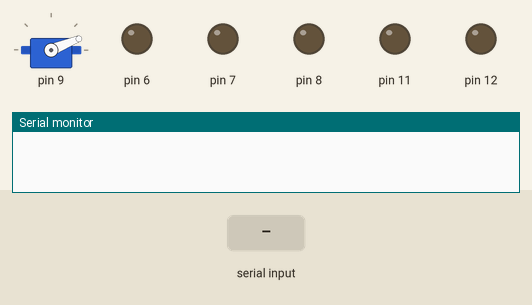
The sketch below on a simulated Arduino Uno, built with avr-gcc and run on an emulated ATmega328P. Shown: servo, output pins drawn as LEDs (lit = HIGH), the last lines printed to the serial monitor. Inputs (shaded band) come from the test bench. Pins used as bus, display or sensor lines are not drawn.

Above: at 2.8 s.
2.9 s: "1c" received over the second serial link
At 4.6 s:
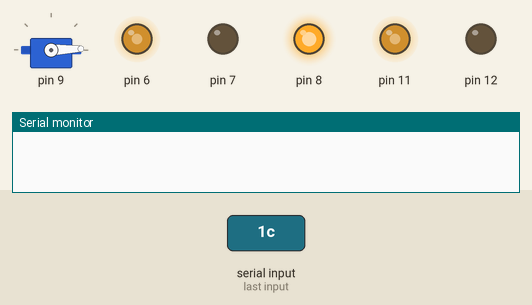
7.0 s: "3c" received over the second serial link
At 8.7 s:
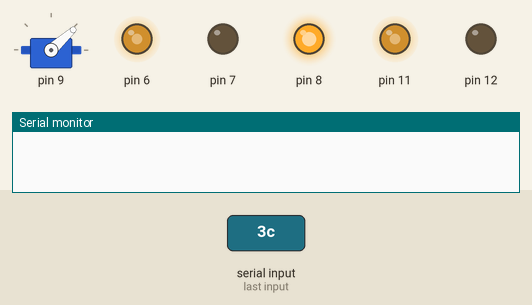
11.1 s: "0c" received over the second serial link
At 16.4 s:
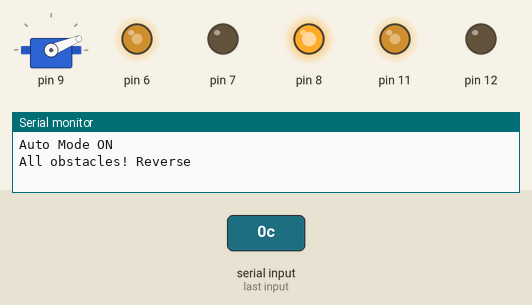
Timing chart, 0 to 21.2 s (numbered marks = the images above; inputs shaded):
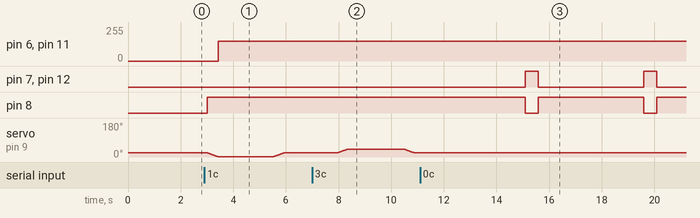

Measured:
- after the input at 2.9 s, pin 6, pin 11: 0/255 → 150/255 after 0.52 s; pin 8: LOW → HIGH after 0.10 s
- after the input at 7.0 s, servo on pin 9: rises from 22° to 42° in 0.38 s, then falls to 22° in 2.5 s
- after the input at 11.1 s, pin 7, pin 12: alternates HIGH for 0.50 s and LOW for 4.0 s, starting after 4.0 s; pin 8: alternates HIGH for 4.0 s and LOW for 0.50 s, starting after 4.0 s

The sketch:

TeamProject_RC_CAR_AUTODRIVE.ino
```cpp
#include "PCF8574.h"        // PCF8574 라이브러리
#include <Servo.h>          // Servo 라이브러리
#include <SoftwareSerial.h> // 소프트웨어 시리얼 라이브러리
#include <Wire.h>           // I2C 통신 라이브러리

/* 아두이노 보드 핀 설정 */
#define TXD 2                 // TXD 핀
#define RXD 3                 // RXD 핀
#define SPEED_L 6             // 좌측 모터 PWM 핀
#define DC_IN1_L 4            // 좌측 모터 IN1
#define DC_IN2_L 7            // 좌측 모터 IN2
#define SPEED_R 11            // 우측 모터 PWM 핀
#define DC_IN1_R 8            // 우측 모터 IN1
#define DC_IN2_R 12           // 우측 모터 IN2
#define PCF8574_ADDRESS 0x20  // PCF8574 I2C 주소

// 장애물 감지를 위한 임계값 (cm)
constexpr int OBSTACLE_THRESHOLD = 40;

/* PCF8574 확장 모듈 핀 설정 (초음파 센서) */
PCF8574 pcf(PCF8574_ADDRESS);
const int LEFTECHO  = 0;   // PCF8574 P0 (좌측 Echo)
const int LEFTTRIG  = 1;   // PCF8574 P1 (좌측 Trig)
const int RIGHTECHO = 2;   // PCF8574 P2 (우측 Echo)
const int RIGHTTRIG = 3;   // PCF8574 P3 (우측 Trig)
const int FRONTECHO = 4;   // PCF8574 P4 (전방 Echo)
const int FRONTTRIG = 5;   // PCF8574 P5 (전방 Trig)

/* ------------------------------------------------------------------
   1. 모터 제어 클래스 (MotorController)
------------------------------------------------------------------- */
class MotorController {
  int speedPinLeft, in1Left, in2Left;
  int speedPinRight, in1Right, in2Right;
public:
  MotorController(int spdL, int i1L, int i2L, int spdR, int i1R, int i2R)
    : speedPinLeft(spdL), in1Left(i1L), in2Left(i2L),
      speedPinRight(spdR), in1Right(i1R), in2Right(i2R) {}

  void begin() {
    pinMode(speedPinLeft, OUTPUT);
    pinMode(in1Left, OUTPUT);
    pinMode(in2Left, OUTPUT);
    pinMode(speedPinRight, OUTPUT);
    pinMode(in1Right, OUTPUT);
    pinMode(in2Right, OUTPUT);
  }

  // 모터 방향 설정 ('F': 전진, 'B': 후진, 'S': 정지)
  void setDirection(char dir) {
    switch (dir) {
      case 'F': // 전진
        digitalWrite(in1Left, HIGH);
        digitalWrite(in2Left, LOW);
        digitalWrite(in1Right, HIGH);
        digitalWrite(in2Right, LOW);
        break;
      case 'B': // 후진
        digitalWrite(in1Left, LOW);
        digitalWrite(in2Left, HIGH);
        digitalWrite(in1Right, LOW);
        digitalWrite(in2Right, HIGH);
        break;
      case 'S': // 정지
      default:
        digitalWrite(in1Left, LOW);
        digitalWrite(in2Left, LOW);
        digitalWrite(in1Right, LOW);
        digitalWrite(in2Right, LOW);
        break;
    }
  }

  // 모터 속도 설정 (0 ~ 255)
  void setSpeed(int speed) {
    analogWrite(speedPinLeft, speed);
    analogWrite(speedPinRight, speed);
  }
};

/* ------------------------------------------------------------------
   2. 서보 제어 클래스 (ServoController)
   - 이번에는 중앙을 90도로 설정, 좌측 회전은 70도, 우측 회전은 110도로 조향
------------------------------------------------------------------- */
class ServoController {
  Servo servo;
  int servoPin;
  int pos;  // 현재 서보 각도
  static const int centerPos = 22;
  static const int leftPos = 2;
  static const int rightPos = 42;
public:
  ServoController(int sPin) : servoPin(sPin), pos(centerPos) {}

  void begin() {
    servo.attach(servoPin);
    servo.write(pos);
  }

  // 부드러운 각도 이동 (delay 20ms)
  void setAngleSmoothly(int start, int end) {
    if (start < end) {
      for (int i = start; i <= end; i++) {
        servo.write(i);
        delay(20);
      }
    } else {
      for (int i = start; i >= end; i--) {
        servo.write(i);
        delay(20);
      }
    }
    pos = end;
  }

  // 중앙으로 복귀
  void center() {
    if (pos != centerPos) {
      setAngleSmoothly(pos, centerPos);
    }
  }

  // 좌측 회전: 70도로
  void turnLeft() {
    // if (pos != centerPos) {
    //   center();
    // }
    setAngleSmoothly(pos, leftPos);
  }

  // 우측 회전: 110도로
  void turnRight() {
    // if (pos != centerPos) {
    //   center();
    // }
    setAngleSmoothly(pos, rightPos);
  }
};

/* ------------------------------------------------------------------
   3. 초음파 센서 클래스 (UltrasonicSensor)
------------------------------------------------------------------- */
class UltrasonicSensor {
  PCF8574* pcfPtr;
  int trigPin;
  int echoPin;
public:
  UltrasonicSensor(PCF8574* pcf, int trig, int echo)
    : pcfPtr(pcf), trigPin(trig), echoPin(echo) {}

  // 거리 측정 (cm 단위)
  float getDistance() {
    pcfPtr->write(trigPin, HIGH);
    delayMicroseconds(10);
    pcfPtr->write(trigPin, LOW);

    unsigned long startTime = millis();
    // 타임아웃 1초
    while (pcfPtr->read(echoPin) == LOW) {
      if (millis() - startTime > 1000) return -1;
    }

    unsigned long pulseStart = micros();
    while (pcfPtr->read(echoPin) == HIGH) {
      if (millis() - startTime > 1000) return -1;
    }
    unsigned long pulseEnd = micros();

    long duration = pulseEnd - pulseStart;
    float distance = duration * 0.0343 / 2;
    return distance;
  }
};

/* ------------------------------------------------------------------
   4. RC카 제어 클래스 (RC_Car)
   - 블루투스 명령에 따라 수동 모드 또는 자동 모드를 실행
   - 자동 모드에서는 DC모터는 계속 전진하며, 초음파 센서 정보를 0.2초마다 받아 장애물에 따라 조향합니다.
------------------------------------------------------------------- */
class RC_Car {
  MotorController motor;
  ServoController servo;
  UltrasonicSensor sensorFront;
  UltrasonicSensor sensorLeft;
  UltrasonicSensor sensorRight;
  SoftwareSerial* btSerial;  // 블루투스 통신용 소프트웨어 시리얼
  int speed;                 // DC모터 속도
  int command;               // 수동 조종 명령 (1~9)
  bool autoMode;             // 자동 모드 여부 (false: RC카 모드, true: autoMode)
public:
  RC_Car(SoftwareSerial* serial)
    : motor(SPEED_L, DC_IN1_L, DC_IN2_L, SPEED_R, DC_IN1_R, DC_IN2_R),
      servo(9),
      sensorFront(&pcf, FRONTTRIG, FRONTECHO),
      sensorLeft(&pcf, LEFTTRIG, LEFTECHO),
      sensorRight(&pcf, RIGHTTRIG, RIGHTECHO),
      btSerial(serial),
      speed(150),
      command(5),
      autoMode(false)
  {}

  void begin() {
    motor.begin();
    servo.begin();
    // PCF8574 트리거 핀 LOW 설정
    pcf.write(LEFTTRIG, LOW);
    pcf.write(RIGHTTRIG, LOW);
    pcf.write(FRONTTRIG, LOW);
  }

  // 블루투스 명령 처리 및 모드 업데이트
  // 앱인벤터에서 0번 버튼이 터치되면 모드가 토글됩니다.
  void update() {
    if (btSerial->available()) {
      String btStr = btSerial->readStringUntil('c'); // 'c'까지 읽기
      int btNum = btStr.toInt();

      // 10 이상의 값은 속도 업데이트로 처리
      if (btNum > 9) {
        speed = btNum;
      }
      // 0번 명령: 모드 토글
      else if (btNum == 0) {
        autoMode = !autoMode;
        if (autoMode)
          Serial.println("Auto Mode ON");
        else
          Serial.println("RC-Car Mode ON");
        delay(200);  // 모드 전환 debounce용 짧은 딜레이
      }
      // 수동 명령 (1~9)은 autoMode가 아닐 때만 반영
      else if (!autoMode) {
        command = btNum;
        manualDrive(command);
      }
    }

    // 모드에 따라 실행
    if (autoMode) {
      autoDrive();
      delay(1000);  // 1초 주기로 센서 읽기 및 판단
    }
    else {
      // 수동 모드인 경우 주기적으로 명령 실행 (필요 시 delay 조정)
      delay(1000);
    }
  }

  // 수동 조종 함수 (이전 코드 유지)
  void manualDrive(int cmd) {
    switch (cmd) {
      case 1: leftForward();  break;
      case 2: forward();      break;
      case 3: rightForward(); break;
      case 4: turnLeft();     break;
      case 5: stop();         break;
      case 6: turnRight();    break;
      case 7: leftBack();     break;
      case 8: back();         break;
      case 9: rightBack();    break;
      default: stop();        break;
    }
  }

  // 동작 함수들 (수동 모드 예제)
  void leftForward() {
    motor.setDirection('F');
    servo.turnLeft();
    motor.setSpeed(speed);
    delay(2100);
    servo.center();
  }

  void forward() {
    motor.setDirection('F');
    motor.setSpeed(speed);
  }

  void rightForward() {
    motor.setDirection('F');
    servo.turnRight();
    motor.setSpeed(speed);
    delay(2100);
    servo.center();
  }

  void turnLeft() {
    servo.turnLeft();
  }

  void stop() {
    motor.setSpeed(0);
    motor.setDirection('S');
    servo.center();
  }

  void turnRight() {
    servo.turnRight();
  }

  void leftBack() {
    motor.setDirection('B');
    servo.turnLeft();
    motor.setSpeed(speed);
    delay(2100);
    servo.center();
  }

  void back() {
    motor.setDirection('B');
    motor.setSpeed(speed);
  }

  void rightBack() {
    motor.setDirection('B');
    servo.turnRight();
    motor.setSpeed(speed);
    delay(2100);
    servo.center();
  }

  // 자동 주행 함수
  // DC모터는 계속 전진하면서 1초마다 센서 값을 읽어 아래 규칙에 따라 조향합니다.
  void autoDrive() {
    float front = sensorFront.getDistance();
    float left = sensorLeft.getDistance();
    float right = sensorRight.getDistance();

    // DC모터는 항상 전진 상태로 설정
    motor.setDirection('F');
    motor.setSpeed(speed);

    // 조건 판단 (우선순위: 세 센서 모두 장애물 > front+right > front+left > front 단독)
    if (front < OBSTACLE_THRESHOLD && left < OBSTACLE_THRESHOLD && right < OBSTACLE_THRESHOLD) {
      // 세 센서 모두 40cm 이내: 후진 동작 (500ms)
      Serial.println("All obstacles! Reverse");
      motor.setDirection('B');
      delay(500);
      motor.setDirection('F');
      servo.center();
    }
    else if (front < OBSTACLE_THRESHOLD && right < OBSTACLE_THRESHOLD) {
      // 전방 및 오른쪽 장애물: 좌측 회전
      Serial.println("Front & Right blocked. Turn Left");
      servo.turnLeft();
      delay(100);
      servo.center();
    }
    else if (front < OBSTACLE_THRESHOLD && left < OBSTACLE_THRESHOLD) {
      // 전방 및 왼쪽 장애물: 우측 회전
      Serial.println("Front & Left blocked. Turn Right");
      servo.turnRight();
      delay(100);
      servo.center();
    }
    else if (front < OBSTACLE_THRESHOLD) {
      // 전방 장애물만 존재할 때: 기본적으로 우측으로 회전
      Serial.println("Front blocked. Turn Right");
      servo.turnRight();
      delay(100);
      servo.center();
    }
    else {
      // 장애물이 없으면 중앙 유지
      servo.center();
    }
  }
};

/* ------------------------------------------------------------------
   전역 객체 생성 및 초기화
------------------------------------------------------------------- */
SoftwareSerial btSerial(TXD, RXD);  // 블루투스 통신용 SoftwareSerial
RC_Car car(&btSerial);              // RC_Car 객체 생성

void setup() {
  Serial.begin(9600);
  btSerial.begin(9600);
  Wire.begin();
  pcf.begin();

  car.begin();
}

void loop() {
  car.update();
}
```
